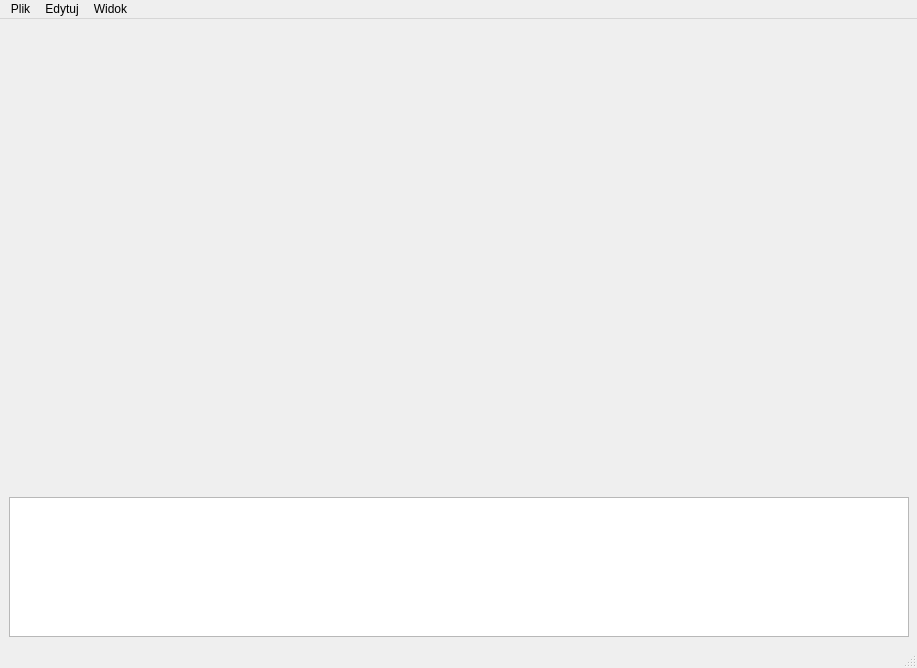
<?xml version="1.0" encoding="UTF-8"?>
<ui version="4.0">
 <class>MainWindow</class>
 <widget class="QMainWindow" name="MainWindow">
  <property name="geometry">
   <rect>
    <x>0</x>
    <y>0</y>
    <width>917</width>
    <height>668</height>
   </rect>
  </property>
  <property name="windowTitle">
   <string>MainWindow</string>
  </property>
  <widget class="QWidget" name="centralWidget">
   <property name="sizePolicy">
    <sizepolicy hsizetype="MinimumExpanding" vsizetype="MinimumExpanding">
     <horstretch>0</horstretch>
     <verstretch>0</verstretch>
    </sizepolicy>
   </property>
   <layout class="QVBoxLayout" name="verticalLayout">
    <property name="spacing">
     <number>6</number>
    </property>
    <property name="leftMargin">
     <number>9</number>
    </property>
    <property name="topMargin">
     <number>9</number>
    </property>
    <property name="rightMargin">
     <number>8</number>
    </property>
    <property name="bottomMargin">
     <number>9</number>
    </property>
    <item>
     <widget class="Canvas" name="canvas" native="true">
      <property name="sizePolicy">
       <sizepolicy hsizetype="Preferred" vsizetype="MinimumExpanding">
        <horstretch>0</horstretch>
        <verstretch>0</verstretch>
       </sizepolicy>
      </property>
     </widget>
    </item>
    <item>
     <widget class="QListWidget" name="listWidget">
      <property name="sizePolicy">
       <sizepolicy hsizetype="Expanding" vsizetype="Maximum">
        <horstretch>0</horstretch>
        <verstretch>0</verstretch>
       </sizepolicy>
      </property>
      <property name="maximumSize">
       <size>
        <width>16777215</width>
        <height>140</height>
       </size>
      </property>
     </widget>
    </item>
   </layout>
  </widget>
  <widget class="QMenuBar" name="menuBar">
   <property name="geometry">
    <rect>
     <x>0</x>
     <y>0</y>
     <width>917</width>
     <height>21</height>
    </rect>
   </property>
   <widget class="QMenu" name="menuPlik">
    <property name="title">
     <string>Plik</string>
    </property>
    <addaction name="actionOtw_rz"/>
    <addaction name="actionNext"/>
    <addaction name="actionPrev"/>
    <addaction name="actionDeleteLow"/>
    <addaction name="actionMoveGood"/>
   </widget>
   <widget class="QMenu" name="menuEdytuj">
    <property name="title">
     <string>Edytuj</string>
    </property>
    <addaction name="actionIncRating"/>
    <addaction name="actionDecRating"/>
   </widget>
   <widget class="QMenu" name="menuWidok">
    <property name="title">
     <string>Widok</string>
    </property>
    <addaction name="actionFullSize"/>
   </widget>
   <addaction name="menuPlik"/>
   <addaction name="menuEdytuj"/>
   <addaction name="menuWidok"/>
  </widget>
  <widget class="QStatusBar" name="statusBar"/>
  <action name="actionOtw_rz">
   <property name="text">
    <string>Otwórz</string>
   </property>
  </action>
  <action name="actionNext">
   <property name="text">
    <string>Następny</string>
   </property>
   <property name="shortcut">
    <string>Right</string>
   </property>
  </action>
  <action name="actionPrev">
   <property name="text">
    <string>Poprzedni</string>
   </property>
   <property name="shortcut">
    <string>Left</string>
   </property>
  </action>
  <action name="actionIncRating">
   <property name="text">
    <string>Zwiększ ocenę</string>
   </property>
   <property name="shortcut">
    <string>Up</string>
   </property>
  </action>
  <action name="actionDecRating">
   <property name="text">
    <string>Zmniejsz ocenę</string>
   </property>
   <property name="shortcut">
    <string>Down</string>
   </property>
  </action>
  <action name="actionDeleteLow">
   <property name="text">
    <string>Usuń złe</string>
   </property>
  </action>
  <action name="actionMoveGood">
   <property name="text">
    <string>Przenieś dobre</string>
   </property>
  </action>
  <action name="actionFullSize">
   <property name="text">
    <string>Pełny ekran</string>
   </property>
   <property name="shortcut">
    <string>F5</string>
   </property>
  </action>
 </widget>
 <layoutdefault spacing="6" margin="11"/>
 <customwidgets>
  <customwidget>
   <class>Canvas</class>
   <extends>QWidget</extends>
   <header>canvas.h</header>
   <container>1</container>
  </customwidget>
 </customwidgets>
 <resources/>
 <connections/>
</ui>
